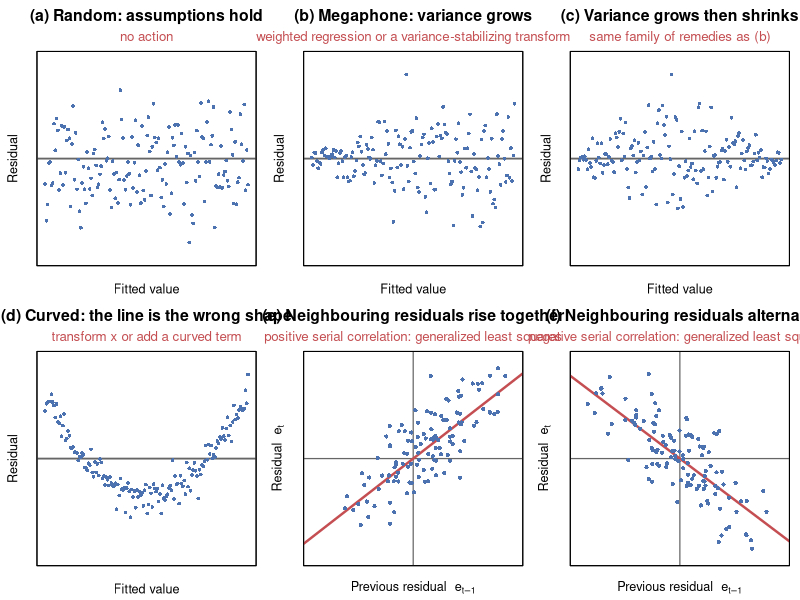

Recreate this plot in R.
# Date        : 2026-11-26 (copy of code/agent/2026-08-29/residual-pattern-figure.R)
# Changes     : (1) panel (c) title "(c) Bow tie: variance grows then shrinks"
#                   -> "(c) Variance grows then shrinks". A bow tie is narrow in
#                   the middle, but the simulated spread is WIDEST in the middle,
#                   so the shape name contradicted the picture. The data, seed
#                   and every other setting are unchanged, so the six panels are
#                   drawn from exactly the same random draws as before.
#               (2) output folder output/agent/2026-08-29 -> output/agent/2026-11-26;
#                   the 2026-08-29 script and PNG are left untouched.
#               (3) the comments on why panels (e)-(f) are lag plots now give the
#                   correct reason (see below); the code itself is unchanged.
# Description : Conceptual residual-pattern panel for chapter 5 (Diagnosis) of the
#               KINS lecture. Section 5.5.1 of the CNU lecture note lists the
#               shapes a residual plot can take and what each one accuses the
#               model of; the deck had the wording but no picture. Six patterns
#               are simulated so each shape is unambiguous:
#                 (a) random          - assumptions hold
#                 (b) megaphone       - variance grows with the fitted value
#                 (c) wide middle     - variance grows then shrinks
#                 (d) curved          - the straight line is the wrong shape
#                 (e) positive serial - neighbouring residuals repeat
#                 (f) negative serial - neighbouring residuals alternate
#               Panels (e) and (f) are LAG PLOTS (e_{t-1} on x, e_t on y), not
#               index plots. Two reasons:
#                 - the correlation between neighbouring residuals is read as
#                   the tilt of one cloud, so the eye never has to trace a
#                   sequence across a wiggly line;
#                 - the residual-vs-fitted plot does not use the order in which
#                   the observations were collected (shuffling the rows gives
#                   the same plot), so it cannot show serial correlation.
#                   Separately, e'yhat = y'(I-H)Hy = 0 exactly, so with an
#                   intercept cor(e, yhat) = 0: that plot never shows a linear
#                   trend. This is a different fact and is NOT the reason it
#                   misses serial correlation (that is about cor(e_t, e_{t-1})).
#               Nothing here is estimated from data; the point of the figure is
#               to name the shapes, so the y axis carries no numbers.
#               Writes output/agent/2026-11-26/fig-m05-residual-patterns.png
# File        : residual-pattern-figure.R

set.seed(20260829)

out_dir <- "g:/Projects/regression-lecture-note/output/agent/2026-11-26"
dir.create(out_dir, showWarnings = FALSE, recursive = TRUE)

n <- 160
x <- seq(0, 1, length.out = n)

## AR(1) series for the lag plots. Fewer points than the scatter panels so the
## cloud stays readable at slide size, and the first 50 draws are discarded
## because filter() starts the recursion at 0 and the transient is not AR(1).
ar1 <- function(rho, sd, len = 120, burn = 50) {
  s <- as.numeric(filter(rnorm(len + burn, 0, sd), rho, method = "recursive"))
  s[-seq_len(burn)]
}

## the six residual series, each scaled to a comparable visual range
pat <- list(
  random   = rnorm(n),
  megaphone = rnorm(n) * (0.25 + 1.9 * x),
  bowtie   = rnorm(n) * (0.25 + 2.6 * (0.5 - abs(x - 0.5))),
  curved   = 2.2 * (x - 0.5)^2 * 6 - 1.2 + rnorm(n, 0, 0.30),
  pos_ar   = ar1(0.85, 0.45),
  neg_ar   = ar1(-0.80, 0.55)
)

titles <- c(random    = "(a) Random: assumptions hold",
            megaphone = "(b) Megaphone: variance grows",
            bowtie    = "(c) Variance grows then shrinks",
            curved    = "(d) Curved: the line is the wrong shape",
            pos_ar    = "(e) Neighbouring residuals rise together",
            neg_ar    = "(f) Neighbouring residuals alternate")
xlabs  <- c(random = "Fitted value", megaphone = "Fitted value",
            bowtie = "Fitted value", curved = "Fitted value",
            pos_ar = "", neg_ar = "")
verdict <- c(random    = "no action",
             megaphone = "weighted regression or a variance-stabilizing transform",
             bowtie    = "same family of remedies as (b)",
             curved    = "transform x or add a curved term",
             pos_ar    = "positive serial correlation: generalized least squares",
             neg_ar    = "negative serial correlation: generalized least squares")

png(file.path(out_dir, "fig-m05-residual-patterns.png"),
    width = 2000, height = 950, res = 150)
op <- par(mfrow = c(2, 3), mar = c(2.6, 2.8, 3.9, 0.8), cex.lab = 1.15,
          mgp = c(1.3, 0.5, 0))

for (k in names(pat)) {
  e <- pat[[k]]
  if (k %in% c("pos_ar", "neg_ar")) {
    ## lag plot: each point is one consecutive pair of residuals, so the
    ## correlation between them is the tilt of the cloud and no sequence has
    ## to be traced by eye. The drawn line is the least-squares slope through
    ## the origin, which equals the lag-1 autocorrelation printed below.
    e0 <- e[-length(e)]
    e1 <- e[-1]
    lim <- max(abs(e)) * c(-1.1, 1.1)
    plot(e0, e1, type = "n", xlim = lim, ylim = lim, xaxt = "n", yaxt = "n",
         xlab = expression(paste("Previous residual  ", e[t - 1])),
         ylab = expression(paste("Residual  ", e[t])))
    abline(h = 0, v = 0, col = "grey40", lwd = 1.2)
    abline(a = 0, b = sum(e0 * e1) / sum(e0^2), col = "#C44E52", lwd = 2.4)
    points(e0, e1, pch = 16, col = "#4C72B0", cex = 0.85)
  } else {
    ylim <- max(abs(e)) * c(-1.18, 1.18)
    plot(seq_along(e), e, type = "n", xlab = xlabs[[k]], ylab = "Residual",
         main = "", yaxt = "n", xaxt = "n", ylim = ylim)
    abline(h = 0, col = "grey40", lwd = 1.8)
    points(seq_along(e), e, pch = 16, col = "#4C72B0", cex = 0.75)
  }
  box()
  mtext(titles[[k]], side = 3, line = 2.1, cex = 0.95, font = 2)
  mtext(verdict[[k]], side = 3, line = 0.6, cex = 0.8, col = "#C44E52")
}
par(op)
dev.off()

cat("figure written:",
    file.path(out_dir, "fig-m05-residual-patterns.png"), "\n")

## Printed so the shapes are not merely asserted: the simulated spread in the
## first and last fifth of each series, which is what the eye is reading.
cat("\n=== spread in the first vs last fifth of each series ===\n")
for (k in names(pat)) {
  e <- pat[[k]]
  m  <- length(e)                    # the AR series are shorter than n
  i1 <- seq_len(m %/% 5)
  i2 <- (m - m %/% 5 + 1):m
  cat(sprintf("%-10s  sd first = %.2f   sd last = %.2f   lag-1 corr = %+.2f\n",
              k, sd(e[i1]), sd(e[i2]),
              sum(e[-1] * e[-length(e)]) / sum(e^2)))
}

## Two separate facts, printed below on a fit with strongly autocorrelated errors.
## (i) For OLS with an intercept, e'yhat = y'(I - H)H y = y'(H - H)y = 0 and
##     mean(e) = 0, hence cor(e, yhat) = 0 exactly for EVERY data set: the
##     residual-vs-fitted plot never shows a linear trend.
## (ii) Serial correlation is cor(e_t, e_{t-1}), a property of the ORDER of the
##     residuals. The residual-vs-fitted plot ignores that order, which is why
##     it cannot reveal serial correlation; the lag-1 correlation below can.
cat("\n=== cor(residual, fitted) under strong positive autocorrelation ===\n")
xv  <- seq(0, 10, length.out = 120)
err <- ar1(0.85, 0.45)                       # lag-1 correlation about +0.85
fit <- lm(2 + 0.5 * xv + err ~ xv)
e   <- residuals(fit)
r   <- rstandard(fit)                        # studentized residual
cat(sprintf("cor(e, yhat)            = %+.3e   (algebraically exactly 0)\n",
            cor(e, fitted(fit))))
cat(sprintf("cor(studentized, yhat)  = %+.3e   (leverage reweighting does not\n%24srevive the signal either)\n",
            cor(r, fitted(fit)), ""))
cat(sprintf("lag-1 corr of e         = %+.3f    (the signal, visible only in order)\n",
            sum(e[-1] * e[-length(e)]) / sum(e^2)))
cat(sprintf("Durbin-Watson d         = %.3f     (2(1-r1) = %.3f)\n",
            sum(diff(e)^2) / sum(e^2),
            2 * (1 - sum(e[-1] * e[-length(e)]) / sum(e^2))))
